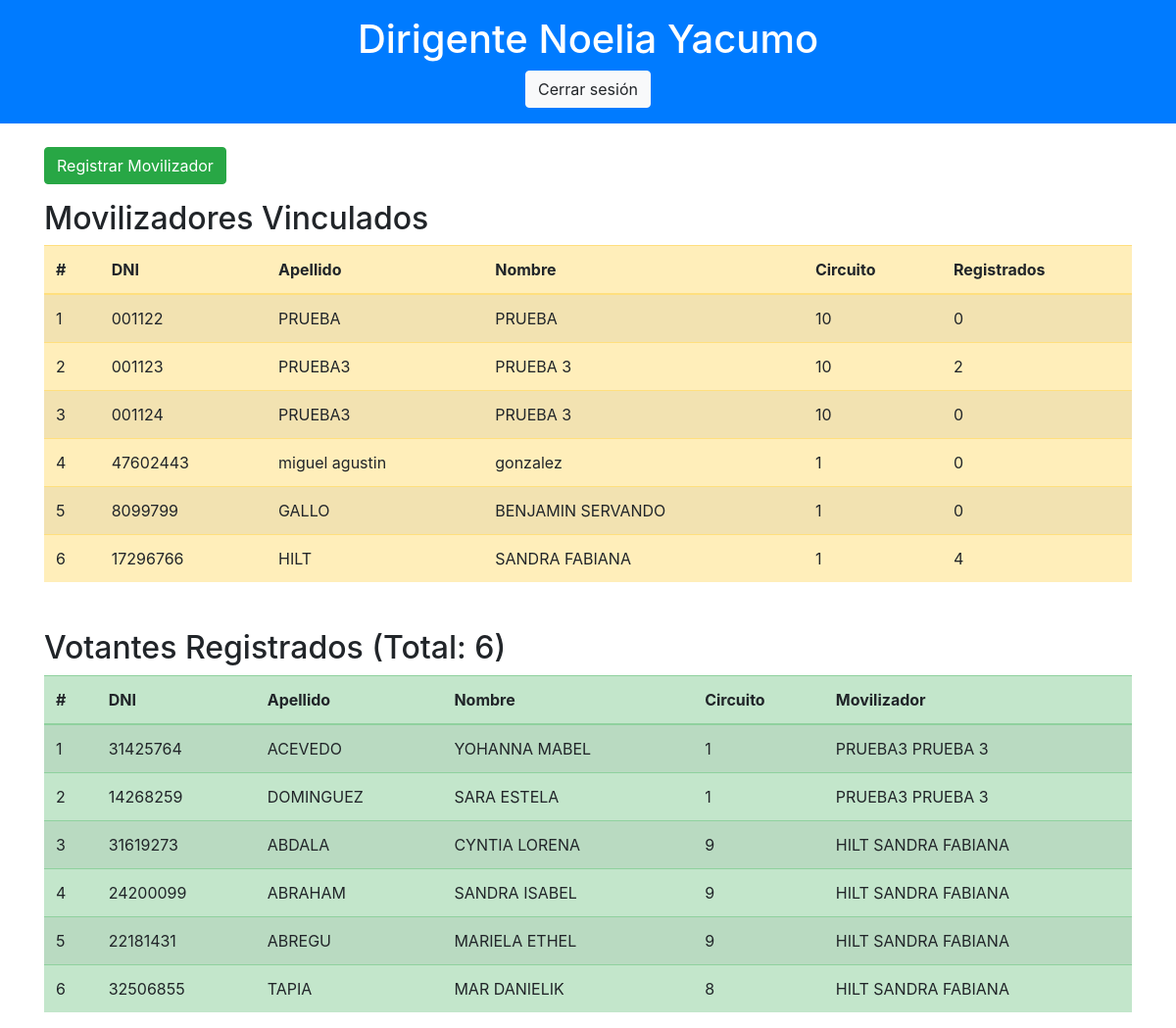
Screenshot of /dirigente_dashboard.php (signed in) with the database file from the repository.
### tables this page shows
CREATE TABLE IF NOT EXISTS `dirigentes` (
  `DNI` varchar(10) NOT NULL,
  `Apellido` varchar(50) DEFAULT NULL,
  `Nombre` varchar(50) DEFAULT NULL,
  `Circuito` int DEFAULT NULL,
  `HoraRegistro` datetime DEFAULT NULL,
  `SupervisorDNI` varchar(10) DEFAULT NULL,
  `Clave` varchar(255) NOT NULL,
  PRIMARY KEY (`DNI`),
  KEY `SupervisorDNI` (`SupervisorDNI`)
);

CREATE TABLE IF NOT EXISTS `movilizadores` (
  `DNI` varchar(10) NOT NULL,
  `Apellido` varchar(255) NOT NULL,
  `Nombre` varchar(255) NOT NULL,
  `Circuito` varchar(255) NOT NULL,
  `FechaHoraRegistro` datetime NOT NULL,
  `DirigenteDNI` varchar(10) NOT NULL,
  `Clave` varchar(255) NOT NULL,
  PRIMARY KEY (`DNI`),
  KEY `DirigenteDNI` (`DirigenteDNI`)
);

CREATE TABLE IF NOT EXISTS `votantes` (
  `DNI` varchar(20) NOT NULL,
  `Apellido` varchar(255) NOT NULL,
  `Nombre` varchar(255) NOT NULL,
  `Circuito` varchar(20) NOT NULL,
  `FechaHoraRegistro` datetime NOT NULL,
  `MovilizadorDNI` varchar(20) NOT NULL,
  `DirigenteApellidoNombre` varchar(255) NOT NULL,
  `DirigenteDNI` varchar(20) DEFAULT NULL,
  PRIMARY KEY (`DNI`),
  KEY `MovilizadorDNI` (`MovilizadorDNI`)
);

### dirigente_dashboard.php (the view, shortened to what this page needs)
<?php
include('conexion.php');
$dniDirigente = $_SESSION['dni'];
$queryDirigente = "SELECT Nombre, Apellido FROM Dirigentes WHERE DNI = '$dniDirigente'";
$resultDirigente = $conn->query($queryDirigente);
if ($resultDirigente->num_rows > 0) {
    $dirigente = $resultDirigente->fetch_assoc();
    $nombreDirigente = $dirigente['Nombre'];
    $apellidoDirigente = $dirigente['Apellido'];
} else {
    header('Location: login.php');
    exit();
}
$queryMovilizadores = "SELECT * FROM Movilizadores WHERE DirigenteDNI = '$dniDirigente'";
$resultMovilizadores = $conn->query($queryMovilizadores);
$movilizadores = [];
while ($row = $resultMovilizadores->fetch_assoc()) {
    $movilizadorDNI = $row['DNI'];
    $queryCountVotantes = "SELECT COUNT(*) AS total FROM Votantes WHERE MovilizadorDNI = '$movilizadorDNI'";
    $resultCountVotantes = $conn->query($queryCountVotantes);
    $countVotantes = $resultCountVotantes->fetch_assoc()['total'];
    $row['total_votantes'] = $countVotantes;
    $movilizadores[] = $row;
}
$queryVotantes = "
    SELECT v.*, m.Apellido AS MovilizadorApellido, m.Nombre AS MovilizadorNombre
    FROM Votantes v
    JOIN Movilizadores m ON v.MovilizadorDNI = m.DNI
    WHERE m.DirigenteDNI = '$dniDirigente'
";
$resultVotantes = $conn->query($queryVotantes);
$totalVotantes = 0;
if ($resultVotantes->num_rows > 0) {
    while ($row = $resultVotantes->fetch_assoc()) {
        $totalVotantes++;
    }
    $resultVotantes->data_seek(0);
}
?>
<!DOCTYPE html>
<html lang="es">
<head>
    <link href="https://stackpath.bootstrapcdn.com/bootstrap/4.5.2/css/bootstrap.min.css" rel="stylesheet">
</head>
<body>
    <header class="bg-primary text-white text-center p-3">
        <h1>Dirigente <?php echo $nombreDirigente . ' ' . $apellidoDirigente; ?></h1>
        <a href="logout.php" class="btn btn-light">Cerrar sesión</a>
    </header>
    <div class="container mt-4">
        <a href="register_movilizadores.php" class="btn btn-success mb-3">Registrar Movilizador</a>
        <h2>Movilizadores Vinculados</h2>
        <table class="table table-warning table-striped">
            <thead>
                <tr>
                    <th>#</th>
                    <th>DNI</th>
                    <th>Apellido</th>
                    <th>Nombre</th>
                    <th>Circuito</th>
                    <th>Registrados</th>
                </tr>
            </thead>
            <tbody>
                <?php
                if (!empty($movilizadores)) {
                    $i = 1;
                    foreach ($movilizadores as $movilizador) {
                        echo "<tr>
                                <td>{$i}</td>
                                <td>{$movilizador['DNI']}</td>
                                <td>{$movilizador['Apellido']}</td>
                                <td>{$movilizador['Nombre']}</td>
                                <td>{$movilizador['Circuito']}</td>
                                <td>{$movilizador['total_votantes']}</td>
                              </tr>";
                        $i++;
                    }
                } else {
                    echo "<tr><td colspan='6' class='text-center'>No hay movilizadores vinculados</td></tr>";
                }
                ?>
            </tbody>
        </table>
        <h2 class="mt-5">Votantes Registrados (Total: <?php echo $totalVotantes; ?>)</h2>
        <table class="table table-success table-striped">
            <thead>
                <tr>
                    <th>#</th>
                    <th>DNI</th>
                    <th>Apellido</th>
                    <th>Nombre</th>
                    <th>Circuito</th>
                    <th>Movilizador</th>
                </tr>
            </thead>
            <tbody>
                <?php
                if ($resultVotantes->num_rows > 0) {
                    $i = 1;
                    while ($row = $resultVotantes->fetch_assoc()) {
                        echo "<tr>
                                <td>{$i}</td>
                                <td>{$row['DNI']}</td>
                                <td>{$row['Apellido']}</td>
                                <td>{$row['Nombre']}</td>
                                <td>{$row['Circuito']}</td>
                                <td>{$row['MovilizadorApellido']} {$row['MovilizadorNombre']}</td>
                              </tr>";
                        $i++;
                    }
                } else {
                    echo "<tr><td colspan='6' class='text-center'>No hay votantes registrados</td></tr>";
                }
                ?>
            </tbody>
        </table>
    </div>
</body>
</html>

### rows the page displays
dirigentes: Nombre "Noelia", Apellido "Yacumo"
movilizadores: DNI "001122", Apellido "PRUEBA", Nombre "PRUEBA", Circuito "10", total_votantes "0"
movilizadores: DNI "001123", Apellido "PRUEBA3", Nombre "PRUEBA 3", Circuito "10", total_votantes "2"
movilizadores: DNI "001124", Apellido "PRUEBA3", Nombre "PRUEBA 3", Circuito "10", total_votantes "0"
movilizadores: DNI "47602443", Apellido "miguel agustin", Nombre "gonzalez", Circuito "1", total_votantes "0"
movilizadores: DNI "8099799", Apellido "GALLO", Nombre "BENJAMIN SERVANDO", Circuito "1", total_votantes "0"
movilizadores: DNI "17296766", Apellido "HILT", Nombre "SANDRA FABIANA", Circuito "1", total_votantes "4"
votantes: DNI "31425764", Apellido "ACEVEDO", Nombre "YOHANNA MABEL", Circuito "1", movilizadores.Apellido "PRUEBA3", movilizadores.Nombre "PRUEBA 3"
votantes: DNI "14268259", Apellido "DOMINGUEZ", Nombre "SARA ESTELA", Circuito "1", movilizadores.Apellido "PRUEBA3", movilizadores.Nombre "PRUEBA 3"
votantes: DNI "31619273", Apellido "ABDALA", Nombre "CYNTIA LORENA", Circuito "9", movilizadores.Apellido "HILT", movilizadores.Nombre "SANDRA FABIANA"
votantes: DNI "24200099", Apellido "ABRAHAM", Nombre "SANDRA ISABEL", Circuito "9", movilizadores.Apellido "HILT", movilizadores.Nombre "SANDRA FABIANA"
votantes: DNI "22181431", Apellido "ABREGU", Nombre "MARIELA ETHEL", Circuito "9", movilizadores.Apellido "HILT", movilizadores.Nombre "SANDRA FABIANA"
votantes: DNI "32506855", Apellido "TAPIA", Nombre "MAR DANIELIK", Circuito "8", movilizadores.Apellido "HILT", movilizadores.Nombre "SANDRA FABIANA"

### other values shown
$totalVotantes "6"
